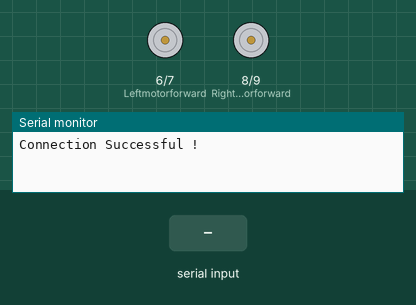
Simulated run of this sketch. Board: Arduino Uno, built with avr-gcc and run on an emulated ATmega328P. On the bench: motor-driver pin pairs drawn as motors (green arrow = first pin HIGH = forward, orange = second pin HIGH = backward, longer = more drive), the last lines printed to the serial monitor. The test bench sets the inputs (shaded band).

Above: at 1.2 s.
1.3 s: "U" received over Serial
At 2.1 s:
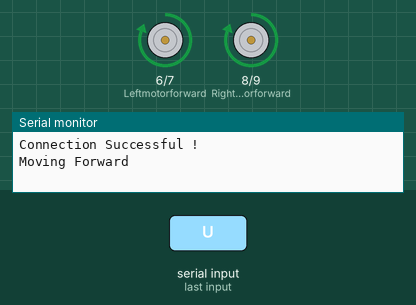
2.8 s: "D" received over Serial
At 3.8 s:
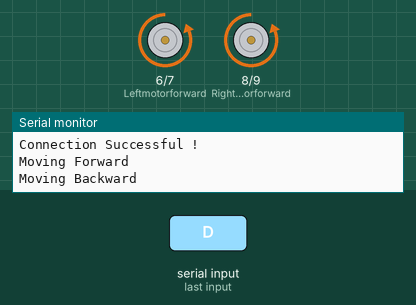
4.3 s: "L" received over Serial
At 5.0 s:
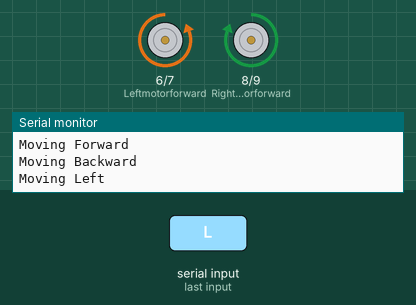
5.8 s: "R" received over Serial
At 6.1 s:
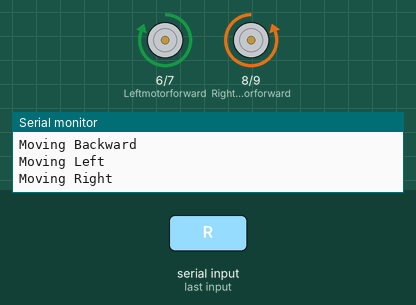
Timing chart, 0 to 8.3 s (numbered marks = the images above; inputs shaded):
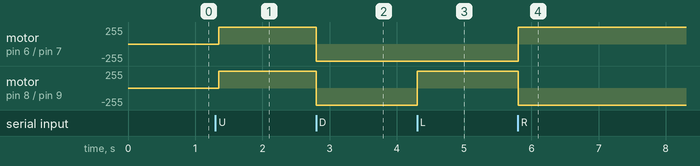

The sketch:

bluetooth_bot.ino
```cpp
int Leftmotorforward=6;
int Leftmotorbackward=7;
int Rightmotorforward=8;
int Rightmotorbackward=9;

void setup()
{
  Serial.begin(9600);
  pinMode(Leftmotorforward,OUTPUT);
  pinMode(Leftmotorbackward,OUTPUT);
  pinMode(Rightmotorforward,OUTPUT);
  pinMode(Rightmotorbackward,OUTPUT);
  Serial.println("Connection Successful !");
}

void loop()
{
   if(Serial.available()>0)
   {
      int data= Serial.read();
      switch(data)
      {
        case 'U': moveForward();break;
        case 'D': moveBackward();break;
        case 'L': moveLeft();break;
        case 'R': moveRight();break;
        case 'C': moveStop();break;
        default : break;
      }
    }
    delay(50);
}
void moveForward()
{
  Serial.println("Moving Forward");
  digitalWrite(Leftmotorforward,HIGH);
  digitalWrite(Leftmotorbackward,LOW);
  digitalWrite(Rightmotorforward,HIGH);
  digitalWrite(Rightmotorbackward,LOW);
}
void moveBackward()
{
  Serial.println("Moving Backward");
  digitalWrite(Leftmotorforward,LOW);
  digitalWrite(Leftmotorbackward,HIGH);
  digitalWrite(Rightmotorforward,LOW);
  digitalWrite(Rightmotorbackward,HIGH);
}
void moveLeft()
{
  Serial.println("Moving Left");
  digitalWrite(Leftmotorforward,LOW);
  digitalWrite(Leftmotorbackward,HIGH);
  digitalWrite(Rightmotorforward,HIGH);
  digitalWrite(Rightmotorbackward,LOW);
}
void moveRight()
{
  Serial.println("Moving Right");
  digitalWrite(Leftmotorforward,HIGH);
  digitalWrite(Leftmotorbackward,LOW);
  digitalWrite(Rightmotorforward,LOW);
  digitalWrite(Rightmotorbackward,HIGH);
}

void moveStop()
{
  Serial.println("Stopping");
  digitalWrite(Leftmotorforward,LOW);
  digitalWrite(Leftmotorbackward,LOW);
  digitalWrite(Rightmotorforward,LOW);
  digitalWrite(Rightmotorbackward,LOW);
}
```

Measured:
- after the input at 1.3 s, motor on pin 6 (Leftmotorforward) / pin 7 (Leftmotorbackward), motor on pin 8 (Rightmotorforward) / pin 9 (Rightmotorbackward): stopped → forward 255/255 after 0.05 s
- after the input at 2.8 s, motor on pin 6 (Leftmotorforward) / pin 7 (Leftmotorbackward), motor on pin 8 (Rightmotorforward) / pin 9 (Rightmotorbackward): forward 255/255 → backward 255/255 at once
- after the input at 4.3 s, motor on pin 8 (Rightmotorforward) / pin 9 (Rightmotorbackward): backward 255/255 → forward 255/255 at once
- after the input at 5.8 s, motor on pin 6 (Leftmotorforward) / pin 7 (Leftmotorbackward): backward 255/255 → forward 255/255 at once; motor on pin 8 (Rightmotorforward) / pin 9 (Rightmotorbackward): forward 255/255 → backward 255/255 at once
